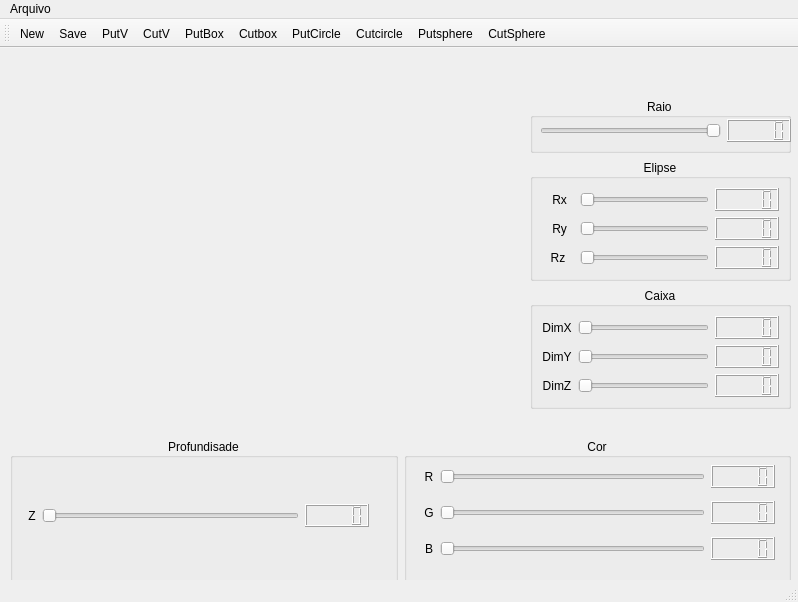
<?xml version="1.0" encoding="UTF-8"?>
<ui version="4.0">
 <class>MainWindow</class>
 <widget class="QMainWindow" name="MainWindow">
  <property name="geometry">
   <rect>
    <x>0</x>
    <y>0</y>
    <width>798</width>
    <height>602</height>
   </rect>
  </property>
  <property name="windowTitle">
   <string>MainWindow</string>
  </property>
  <widget class="QWidget" name="centralwidget">
   <widget class="VisaoXY" name="widget" native="true">
    <property name="geometry">
     <rect>
      <x>100</x>
      <y>40</y>
      <width>331</width>
      <height>331</height>
     </rect>
    </property>
   </widget>
   <widget class="QWidget" name="layoutWidget">
    <property name="geometry">
     <rect>
      <x>10</x>
      <y>10</y>
      <width>856</width>
      <height>26</height>
     </rect>
    </property>
    <layout class="QHBoxLayout" name="horizontalLayout_3"/>
   </widget>
   <widget class="QWidget" name="layoutWidget">
    <property name="geometry">
     <rect>
      <x>530</x>
      <y>50</y>
      <width>261</width>
      <height>311</height>
     </rect>
    </property>
    <layout class="QVBoxLayout" name="verticalLayout_2">
     <item>
      <widget class="QGroupBox" name="groupBoxRaio">
       <property name="layoutDirection">
        <enum>Qt::RightToLeft</enum>
       </property>
       <property name="title">
        <string>Raio </string>
       </property>
       <property name="alignment">
        <set>Qt::AlignCenter</set>
       </property>
       <widget class="QWidget" name="layoutWidget">
        <property name="geometry">
         <rect>
          <x>10</x>
          <y>20</y>
          <width>251</width>
          <height>25</height>
         </rect>
        </property>
        <layout class="QGridLayout" name="gridLayout_6">
         <item row="0" column="1">
          <widget class="QLCDNumber" name="lcdNumberRaio"/>
         </item>
         <item row="0" column="2">
          <widget class="QSlider" name="horizontalSliderRaio">
           <property name="maximum">
            <number>15</number>
           </property>
           <property name="orientation">
            <enum>Qt::Horizontal</enum>
           </property>
          </widget>
         </item>
        </layout>
       </widget>
      </widget>
     </item>
     <item>
      <widget class="QGroupBox" name="groupBoxElipse">
       <property name="title">
        <string>Elipse</string>
       </property>
       <property name="alignment">
        <set>Qt::AlignCenter</set>
       </property>
       <layout class="QGridLayout" name="gridLayout_3">
        <item row="0" column="0">
         <layout class="QGridLayout" name="gridLayout">
          <item row="0" column="0">
           <widget class="QLabel" name="labelRx">
            <property name="text">
             <string>   Rx  </string>
            </property>
            <property name="alignment">
             <set>Qt::AlignCenter</set>
            </property>
           </widget>
          </item>
          <item row="1" column="0">
           <widget class="QLabel" name="labelRy">
            <property name="text">
             <string> Ry</string>
            </property>
            <property name="alignment">
             <set>Qt::AlignCenter</set>
            </property>
           </widget>
          </item>
          <item row="2" column="0">
           <widget class="QLabel" name="labelRz">
            <property name="text">
             <string>Rz</string>
            </property>
            <property name="alignment">
             <set>Qt::AlignCenter</set>
            </property>
           </widget>
          </item>
          <item row="0" column="1">
           <widget class="QSlider" name="horizontalSlider1ELipse">
            <property name="maximum">
             <number>15</number>
            </property>
            <property name="orientation">
             <enum>Qt::Horizontal</enum>
            </property>
           </widget>
          </item>
          <item row="2" column="1">
           <widget class="QSlider" name="horizontalSlider3Elipseslider3Elipse">
            <property name="maximum">
             <number>15</number>
            </property>
            <property name="orientation">
             <enum>Qt::Horizontal</enum>
            </property>
           </widget>
          </item>
          <item row="1" column="1">
           <widget class="QSlider" name="horizontalSlider2Elipse">
            <property name="maximum">
             <number>15</number>
            </property>
            <property name="orientation">
             <enum>Qt::Horizontal</enum>
            </property>
           </widget>
          </item>
          <item row="0" column="2">
           <widget class="QLCDNumber" name="lcdNumber_4"/>
          </item>
          <item row="1" column="2">
           <widget class="QLCDNumber" name="lcdNumber_5"/>
          </item>
          <item row="2" column="2">
           <widget class="QLCDNumber" name="lcdNumber_6"/>
          </item>
         </layout>
        </item>
       </layout>
      </widget>
     </item>
     <item>
      <widget class="QGroupBox" name="groupBoxCaixa">
       <property name="title">
        <string>Caixa</string>
       </property>
       <property name="alignment">
        <set>Qt::AlignCenter</set>
       </property>
       <layout class="QGridLayout" name="gridLayout_2">
        <item row="0" column="0">
         <layout class="QGridLayout" name="gridLayout_5">
          <item row="0" column="0">
           <widget class="QLabel" name="labelDimx">
            <property name="text">
             <string>DimX</string>
            </property>
            <property name="alignment">
             <set>Qt::AlignCenter</set>
            </property>
           </widget>
          </item>
          <item row="0" column="1">
           <widget class="QSlider" name="horizontalSliderDimX">
            <property name="maximum">
             <number>15</number>
            </property>
            <property name="orientation">
             <enum>Qt::Horizontal</enum>
            </property>
           </widget>
          </item>
          <item row="0" column="2">
           <widget class="QLCDNumber" name="lcdNumber"/>
          </item>
          <item row="1" column="0">
           <widget class="QLabel" name="labelDimY">
            <property name="text">
             <string>DimY</string>
            </property>
            <property name="alignment">
             <set>Qt::AlignCenter</set>
            </property>
           </widget>
          </item>
          <item row="1" column="1">
           <widget class="QSlider" name="horizontalSliderDimY">
            <property name="maximum">
             <number>15</number>
            </property>
            <property name="orientation">
             <enum>Qt::Horizontal</enum>
            </property>
           </widget>
          </item>
          <item row="1" column="2">
           <widget class="QLCDNumber" name="lcdNumber_3"/>
          </item>
          <item row="2" column="0">
           <widget class="QLabel" name="labelDimZ">
            <property name="text">
             <string>DimZ</string>
            </property>
            <property name="alignment">
             <set>Qt::AlignCenter</set>
            </property>
           </widget>
          </item>
          <item row="2" column="1">
           <widget class="QSlider" name="horizontalSliderDimZ">
            <property name="maximum">
             <number>15</number>
            </property>
            <property name="orientation">
             <enum>Qt::Horizontal</enum>
            </property>
           </widget>
          </item>
          <item row="2" column="2">
           <widget class="QLCDNumber" name="lcdNumber_2"/>
          </item>
         </layout>
        </item>
       </layout>
      </widget>
     </item>
    </layout>
   </widget>
   <widget class="QWidget" name="layoutWidget">
    <property name="geometry">
     <rect>
      <x>10</x>
      <y>390</y>
      <width>781</width>
      <height>151</height>
     </rect>
    </property>
    <layout class="QHBoxLayout" name="horizontalLayout_2">
     <item>
      <widget class="QGroupBox" name="groupBoxCoordenadas">
       <property name="title">
        <string>Profundisade</string>
       </property>
       <property name="alignment">
        <set>Qt::AlignCenter</set>
       </property>
       <widget class="QWidget" name="layoutWidget">
        <property name="geometry">
         <rect>
          <x>18</x>
          <y>22</y>
          <width>341</width>
          <height>111</height>
         </rect>
        </property>
        <layout class="QGridLayout" name="gridLayout_7">
         <item row="0" column="1">
          <widget class="QSlider" name="horizontalSliderZ">
           <property name="maximum">
            <number>30</number>
           </property>
           <property name="orientation">
            <enum>Qt::Horizontal</enum>
           </property>
          </widget>
         </item>
         <item row="0" column="0">
          <widget class="QLabel" name="labelZ">
           <property name="text">
            <string>Z</string>
           </property>
           <property name="alignment">
            <set>Qt::AlignCenter</set>
           </property>
          </widget>
         </item>
         <item row="0" column="2">
          <widget class="QLCDNumber" name="lcdNumberZ"/>
         </item>
        </layout>
       </widget>
      </widget>
     </item>
     <item>
      <widget class="QGroupBox" name="groupBox">
       <property name="title">
        <string>Cor</string>
       </property>
       <property name="alignment">
        <set>Qt::AlignCenter</set>
       </property>
       <widget class="QWidget" name="layoutWidget">
        <property name="geometry">
         <rect>
          <x>20</x>
          <y>20</y>
          <width>351</width>
          <height>111</height>
         </rect>
        </property>
        <layout class="QGridLayout" name="gridLayout_8">
         <item row="1" column="1">
          <widget class="QSlider" name="horizontalSliderG">
           <property name="maximum">
            <number>255</number>
           </property>
           <property name="orientation">
            <enum>Qt::Horizontal</enum>
           </property>
          </widget>
         </item>
         <item row="2" column="2">
          <widget class="QLCDNumber" name="lcdNumberB"/>
         </item>
         <item row="2" column="0">
          <widget class="QLabel" name="labelB">
           <property name="text">
            <string>B</string>
           </property>
           <property name="alignment">
            <set>Qt::AlignCenter</set>
           </property>
          </widget>
         </item>
         <item row="1" column="2">
          <widget class="QLCDNumber" name="lcdNumberG"/>
         </item>
         <item row="2" column="1">
          <widget class="QSlider" name="horizontalSliderB">
           <property name="maximum">
            <number>255</number>
           </property>
           <property name="orientation">
            <enum>Qt::Horizontal</enum>
           </property>
          </widget>
         </item>
         <item row="1" column="0">
          <widget class="QLabel" name="labelG">
           <property name="text">
            <string>G</string>
           </property>
           <property name="alignment">
            <set>Qt::AlignCenter</set>
           </property>
          </widget>
         </item>
         <item row="0" column="2">
          <widget class="QLCDNumber" name="lcdNumberR"/>
         </item>
         <item row="0" column="0">
          <widget class="QLabel" name="labelR">
           <property name="text">
            <string>R</string>
           </property>
           <property name="alignment">
            <set>Qt::AlignCenter</set>
           </property>
          </widget>
         </item>
         <item row="0" column="1">
          <widget class="QSlider" name="horizontalSliderR">
           <property name="maximum">
            <number>255</number>
           </property>
           <property name="orientation">
            <enum>Qt::Horizontal</enum>
           </property>
          </widget>
         </item>
        </layout>
       </widget>
      </widget>
     </item>
    </layout>
   </widget>
  </widget>
  <widget class="QMenuBar" name="menubar">
   <property name="geometry">
    <rect>
     <x>0</x>
     <y>0</y>
     <width>798</width>
     <height>20</height>
    </rect>
   </property>
   <widget class="QMenu" name="menuArquivo">
    <property name="title">
     <string>Arquivo</string>
    </property>
    <addaction name="separator"/>
    <addaction name="separator"/>
    <addaction name="separator"/>
    <addaction name="actionSalvar"/>
    <addaction name="actionEditar"/>
    <addaction name="actionSair"/>
   </widget>
   <addaction name="menuArquivo"/>
  </widget>
  <widget class="QStatusBar" name="statusbar"/>
  <widget class="QToolBar" name="toolBar">
   <property name="windowTitle">
    <string>toolBar</string>
   </property>
   <attribute name="toolBarArea">
    <enum>TopToolBarArea</enum>
   </attribute>
   <attribute name="toolBarBreak">
    <bool>false</bool>
   </attribute>
   <addaction name="actionNew"/>
   <addaction name="actionSave"/>
   <addaction name="actionPutV"/>
   <addaction name="actionCutV"/>
   <addaction name="actionPutBox"/>
   <addaction name="actionCutbox"/>
   <addaction name="actionPutCircle"/>
   <addaction name="actionCutcircle"/>
   <addaction name="actionPutsphere"/>
   <addaction name="actionCutSphere"/>
  </widget>
  <action name="actionSalvar">
   <property name="text">
    <string>Salvar</string>
   </property>
  </action>
  <action name="actionEditar">
   <property name="text">
    <string>Editar</string>
   </property>
  </action>
  <action name="actionSair">
   <property name="icon">
    <iconset resource="recursos.qrc">
     <normaloff>:/icones/recursos/voxel.png</normaloff>:/icones/recursos/voxel.png</iconset>
   </property>
   <property name="text">
    <string>Sair</string>
   </property>
  </action>
  <action name="actionNew">
   <property name="icon">
    <iconset resource="recursos.qrc">
     <normaloff>:/icones/recursos/new.png</normaloff>:/icones/recursos/new.png</iconset>
   </property>
   <property name="text">
    <string>New</string>
   </property>
  </action>
  <action name="actionSave">
   <property name="icon">
    <iconset resource="recursos.qrc">
     <normaloff>:/icones/recursos/save.png</normaloff>:/icones/recursos/save.png</iconset>
   </property>
   <property name="text">
    <string>Save</string>
   </property>
  </action>
  <action name="actionPutV">
   <property name="icon">
    <iconset resource="recursos.qrc">
     <normaloff>:/icones/recursos/voxel.png</normaloff>:/icones/recursos/voxel.png</iconset>
   </property>
   <property name="text">
    <string>PutV</string>
   </property>
  </action>
  <action name="actionCutV">
   <property name="icon">
    <iconset resource="recursos.qrc">
     <normaloff>:/icones/recursos/cutvoxel.png</normaloff>:/icones/recursos/cutvoxel.png</iconset>
   </property>
   <property name="text">
    <string>CutV</string>
   </property>
  </action>
  <action name="actionPutBox">
   <property name="icon">
    <iconset resource="recursos.qrc">
     <normaloff>:/icones/recursos/putbox.png</normaloff>:/icones/recursos/putbox.png</iconset>
   </property>
   <property name="text">
    <string>PutBox</string>
   </property>
  </action>
  <action name="actionCutbox">
   <property name="icon">
    <iconset resource="recursos.qrc">
     <normaloff>:/icones/recursos/cutbox.png</normaloff>:/icones/recursos/cutbox.png</iconset>
   </property>
   <property name="text">
    <string>Cutbox</string>
   </property>
  </action>
  <action name="actionPutCircle">
   <property name="icon">
    <iconset resource="recursos.qrc">
     <normaloff>:/icones/recursos/putcircle.png</normaloff>:/icones/recursos/putcircle.png</iconset>
   </property>
   <property name="text">
    <string>PutCircle</string>
   </property>
  </action>
  <action name="actionCutcircle">
   <property name="icon">
    <iconset resource="recursos.qrc">
     <normaloff>:/icones/recursos/cutcircle.png</normaloff>:/icones/recursos/cutcircle.png</iconset>
   </property>
   <property name="text">
    <string>Cutcircle</string>
   </property>
  </action>
  <action name="actionPutsphere">
   <property name="icon">
    <iconset resource="recursos.qrc">
     <normaloff>:/icones/recursos/putEllipse.png</normaloff>:/icones/recursos/putEllipse.png</iconset>
   </property>
   <property name="text">
    <string>Putsphere</string>
   </property>
  </action>
  <action name="actionCutSphere">
   <property name="icon">
    <iconset resource="recursos.qrc">
     <normaloff>:/icones/recursos/cutEllipse.png</normaloff>:/icones/recursos/cutEllipse.png</iconset>
   </property>
   <property name="text">
    <string>CutSphere</string>
   </property>
  </action>
 </widget>
 <customwidgets>
  <customwidget>
   <class>VisaoXY</class>
   <extends>QWidget</extends>
   <header>visaoxy.h</header>
   <container>1</container>
  </customwidget>
 </customwidgets>
 <resources>
  <include location="recursos.qrc"/>
 </resources>
 <connections>
  <connection>
   <sender>horizontalSliderRaio</sender>
   <signal>valueChanged(int)</signal>
   <receiver>lcdNumberRaio</receiver>
   <slot>display(int)</slot>
   <hints>
    <hint type="sourcelabel">
     <x>640</x>
     <y>95</y>
    </hint>
    <hint type="destinationlabel">
     <x>736</x>
     <y>99</y>
    </hint>
   </hints>
  </connection>
  <connection>
   <sender>horizontalSlider1ELipse</sender>
   <signal>valueChanged(int)</signal>
   <receiver>lcdNumber_4</receiver>
   <slot>display(int)</slot>
   <hints>
    <hint type="sourcelabel">
     <x>625</x>
     <y>180</y>
    </hint>
    <hint type="destinationlabel">
     <x>739</x>
     <y>173</y>
    </hint>
   </hints>
  </connection>
  <connection>
   <sender>horizontalSlider2Elipse</sender>
   <signal>valueChanged(int)</signal>
   <receiver>lcdNumber_5</receiver>
   <slot>display(int)</slot>
   <hints>
    <hint type="sourcelabel">
     <x>652</x>
     <y>203</y>
    </hint>
    <hint type="destinationlabel">
     <x>734</x>
     <y>206</y>
    </hint>
   </hints>
  </connection>
  <connection>
   <sender>horizontalSlider3Elipseslider3Elipse</sender>
   <signal>valueChanged(int)</signal>
   <receiver>lcdNumber_6</receiver>
   <slot>display(int)</slot>
   <hints>
    <hint type="sourcelabel">
     <x>617</x>
     <y>229</y>
    </hint>
    <hint type="destinationlabel">
     <x>737</x>
     <y>236</y>
    </hint>
   </hints>
  </connection>
  <connection>
   <sender>horizontalSliderDimX</sender>
   <signal>valueChanged(int)</signal>
   <receiver>lcdNumber</receiver>
   <slot>display(int)</slot>
   <hints>
    <hint type="sourcelabel">
     <x>655</x>
     <y>301</y>
    </hint>
    <hint type="destinationlabel">
     <x>745</x>
     <y>309</y>
    </hint>
   </hints>
  </connection>
  <connection>
   <sender>horizontalSliderDimY</sender>
   <signal>valueChanged(int)</signal>
   <receiver>lcdNumber_3</receiver>
   <slot>display(int)</slot>
   <hints>
    <hint type="sourcelabel">
     <x>638</x>
     <y>328</y>
    </hint>
    <hint type="destinationlabel">
     <x>759</x>
     <y>333</y>
    </hint>
   </hints>
  </connection>
  <connection>
   <sender>horizontalSliderDimZ</sender>
   <signal>valueChanged(int)</signal>
   <receiver>lcdNumber_2</receiver>
   <slot>display(int)</slot>
   <hints>
    <hint type="sourcelabel">
     <x>615</x>
     <y>358</y>
    </hint>
    <hint type="destinationlabel">
     <x>752</x>
     <y>354</y>
    </hint>
   </hints>
  </connection>
  <connection>
   <sender>horizontalSliderR</sender>
   <signal>valueChanged(int)</signal>
   <receiver>lcdNumberR</receiver>
   <slot>display(int)</slot>
   <hints>
    <hint type="sourcelabel">
     <x>566</x>
     <y>457</y>
    </hint>
    <hint type="destinationlabel">
     <x>730</x>
     <y>457</y>
    </hint>
   </hints>
  </connection>
  <connection>
   <sender>horizontalSliderG</sender>
   <signal>valueChanged(int)</signal>
   <receiver>lcdNumberG</receiver>
   <slot>display(int)</slot>
   <hints>
    <hint type="sourcelabel">
     <x>617</x>
     <y>481</y>
    </hint>
    <hint type="destinationlabel">
     <x>727</x>
     <y>490</y>
    </hint>
   </hints>
  </connection>
  <connection>
   <sender>horizontalSliderB</sender>
   <signal>valueChanged(int)</signal>
   <receiver>lcdNumberB</receiver>
   <slot>display(int)</slot>
   <hints>
    <hint type="sourcelabel">
     <x>626</x>
     <y>524</y>
    </hint>
    <hint type="destinationlabel">
     <x>716</x>
     <y>527</y>
    </hint>
   </hints>
  </connection>
  <connection>
   <sender>actionSair</sender>
   <signal>triggered()</signal>
   <receiver>MainWindow</receiver>
   <slot>sair()</slot>
   <hints>
    <hint type="sourcelabel">
     <x>-1</x>
     <y>-1</y>
    </hint>
    <hint type="destinationlabel">
     <x>398</x>
     <y>300</y>
    </hint>
   </hints>
  </connection>
  <connection>
   <sender>horizontalSliderZ</sender>
   <signal>valueChanged(int)</signal>
   <receiver>lcdNumberZ</receiver>
   <slot>display(int)</slot>
   <hints>
    <hint type="sourcelabel">
     <x>272</x>
     <y>526</y>
    </hint>
    <hint type="destinationlabel">
     <x>325</x>
     <y>522</y>
    </hint>
   </hints>
  </connection>
 </connections>
 <slots>
  <slot>sair()</slot>
 </slots>
</ui>
